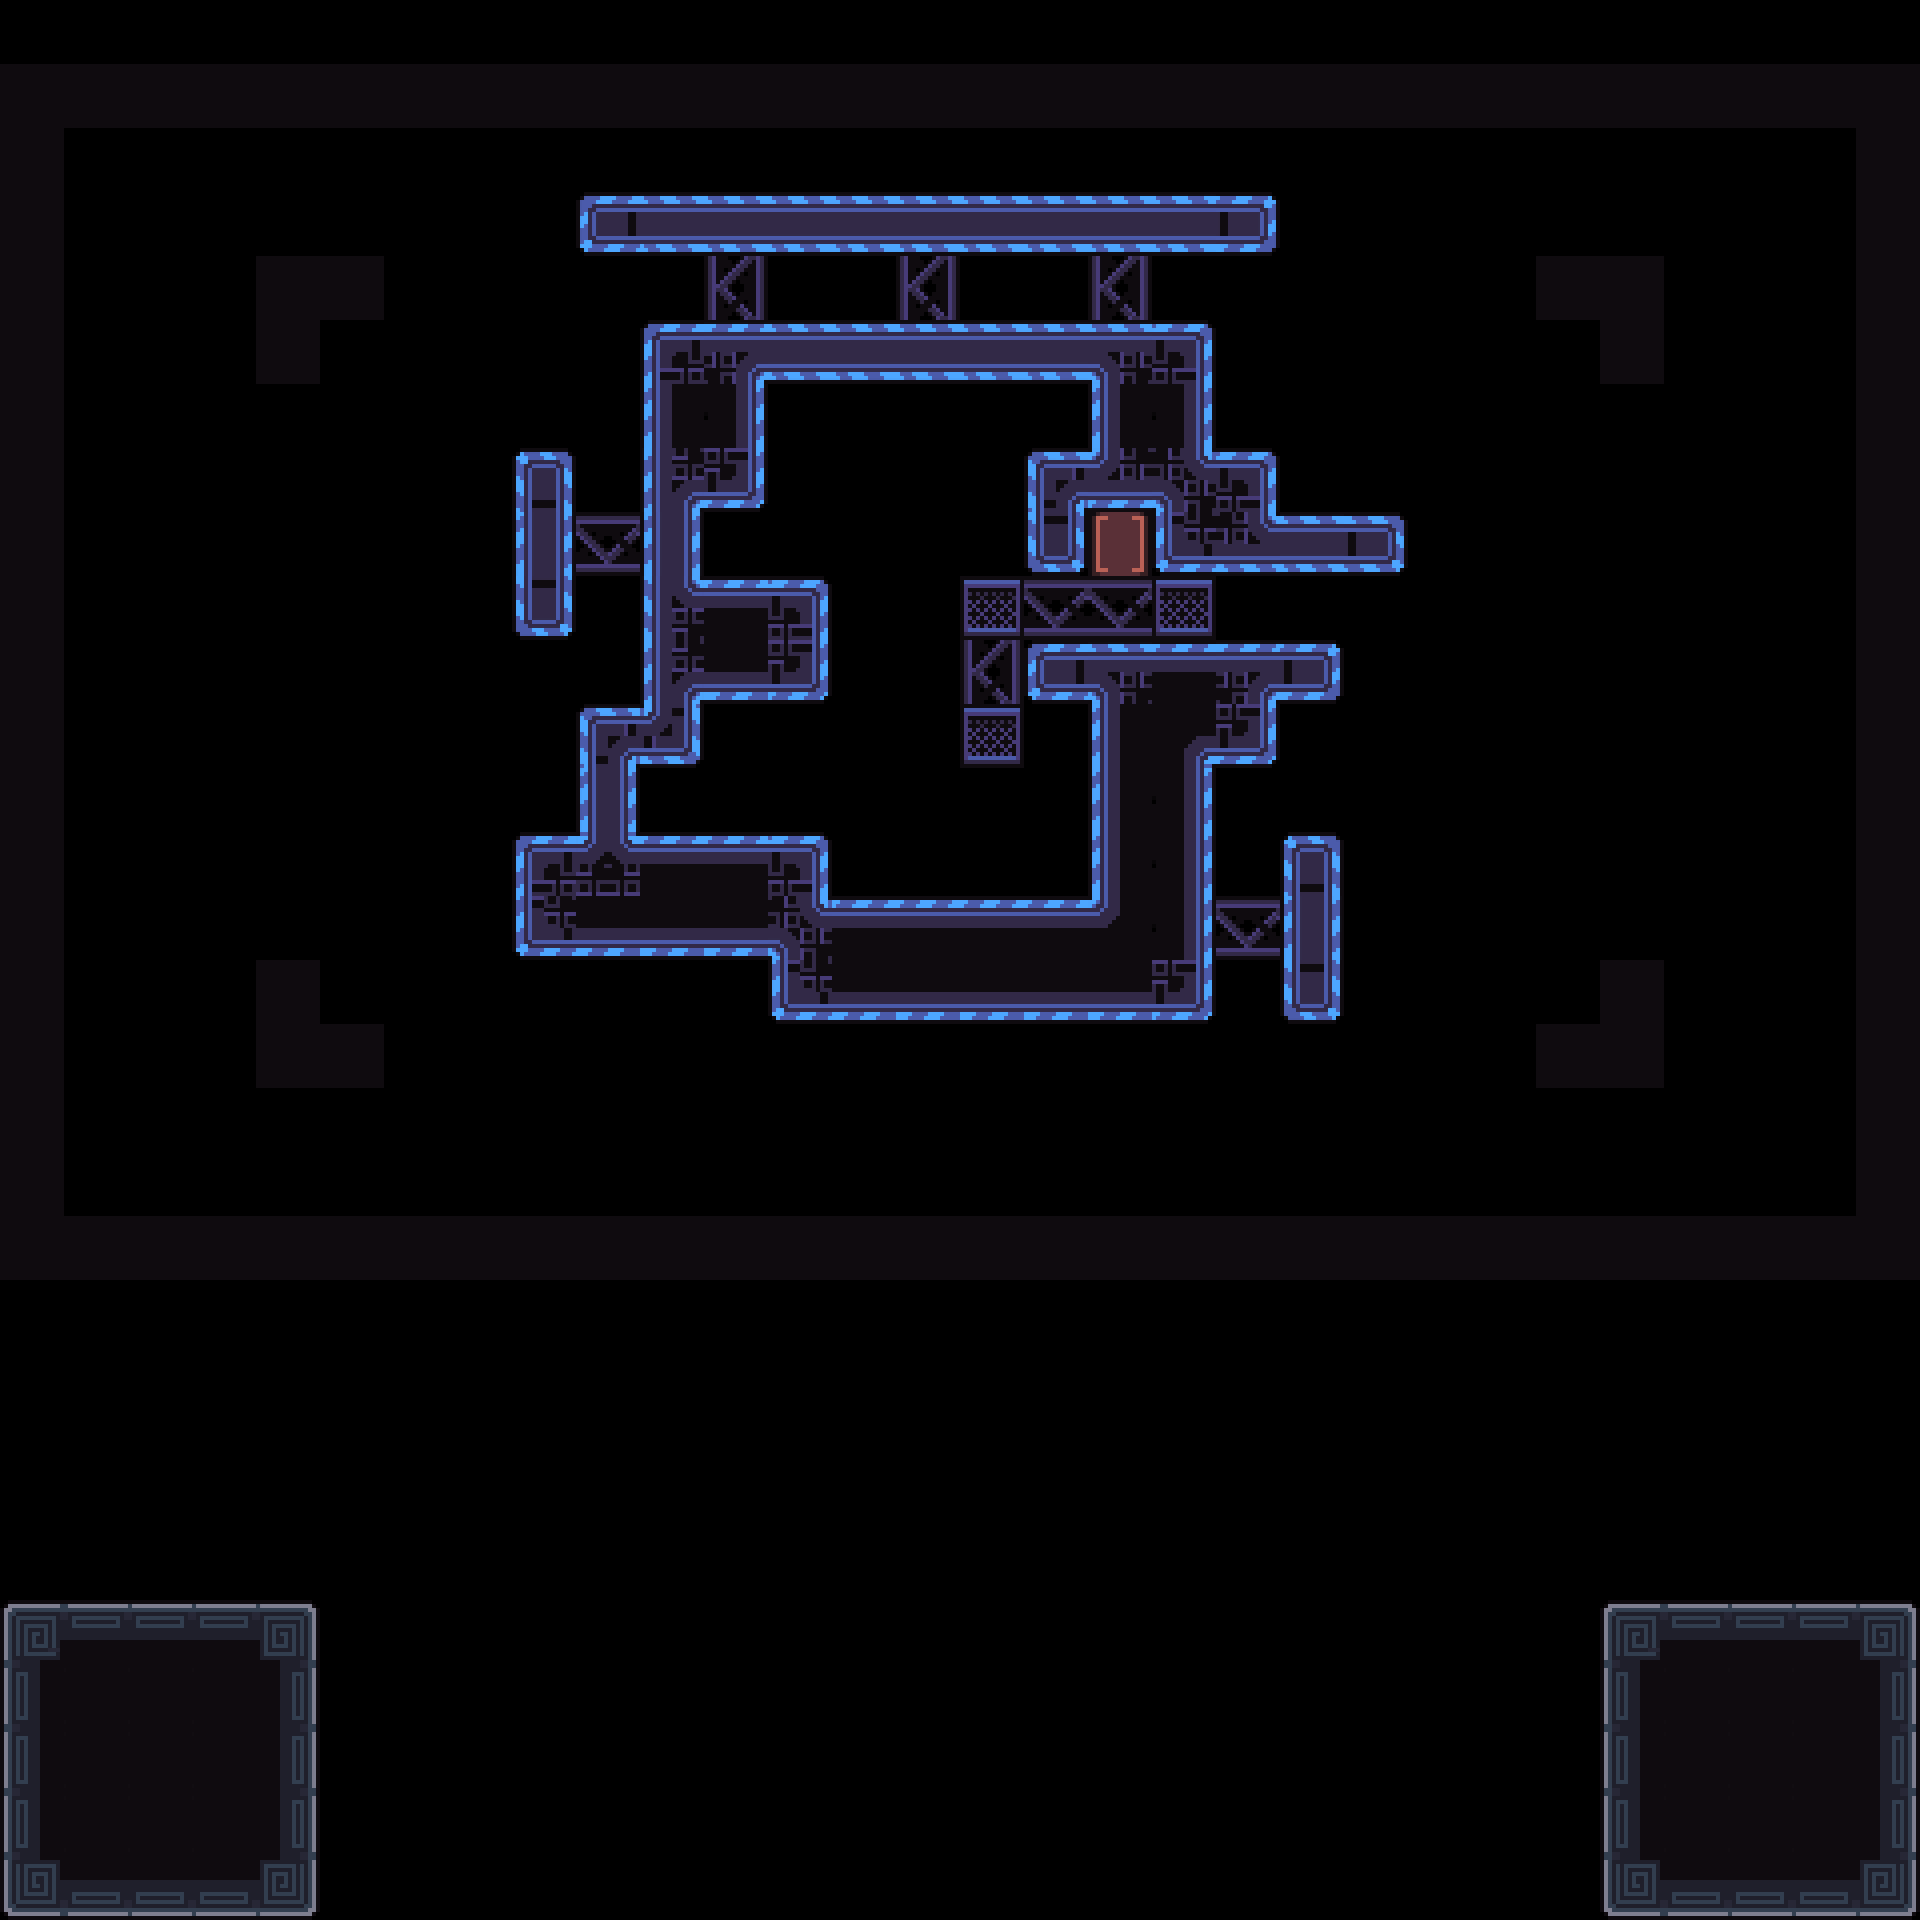

The image is a tile-based game level rendered from a .tmx file. Its description and source (layers, tilesets, objects; grid data summarised) follow:
An orthogonal 30x30 tile map with 64x64 px tiles, 4 tile layers (Decoration, Main, Exit, Border) and 11 objects (4x 1, 2x Spike, Camera1, Camera2, Win, ...).

<map version="1.10" tiledversion="1.11.2" orientation="orthogonal" renderorder="right-down" width="30" height="30" tilewidth="64" tileheight="64" infinite="0" nextlayerid="8" nextobjectid="113">
 <tileset firstgid="1" source="../tilesets/tileset_d.tsx" />
 <objectgroup id="4" name="Triggers">
  <object id="23" name="Camera1" x="960" y="672">
   <point />
  </object>
  <object id="24" name="Camera2" x="704" y="480">
   <point />
  </object>
  <object id="28" name="Win" x="0" y="64" width="1920" height="1216" />
  <object id="29" name="Unactive" x="0" y="1600" width="320" height="320" />
  <object id="112" name="Data" type="1" x="0" y="0" width="63.6932" height="63.6932">
   <properties>
    <property name="bg" value="blue" />
    <property name="level_number" type="int" value="36" />
    <property name="level_unlock" value="37" />
   </properties>
  </object>
 </objectgroup>
 <layer id="3" name="Decoration" width="30" height="30">
  <data>[900 cells, 14 non-empty, 3 distinct tile ids]</data>
 </layer>
 <layer id="7" name="Main" width="30" height="30">
  <data>[900 cells, 132 non-empty, 25 distinct tile ids]</data>
 </layer>
 <layer id="6" name="Exit" width="30" height="30">
  <data>[900 cells, 4 non-empty, 3 distinct tile ids]</data>
 </layer>
 <objectgroup id="2" name="Entities">
  <object id="106" name="Player0" type="1" x="1024" y="576" width="63.6932" height="63.6932" />
  <object id="107" name="Box" type="1" x="896" y="704" width="63.6932" height="63.6932" />
  <object id="108" name="Player1" type="1" x="832" y="832" width="63.6932" height="63.6932" />
  <object id="109" name="Battery" x="1088" y="512" width="63.5" height="63.5" />
  <object id="110" name="Spike" x="1216" y="576" width="63.5" height="63.5" />
  <object id="111" name="Spike" x="896" y="448" width="63.5" height="63.5" />
 </objectgroup>
 <layer id="1" name="Border" width="30" height="30">
  <data>[900 cells, 106 non-empty, 1 distinct tile ids]</data>
 </layer>
</map>
